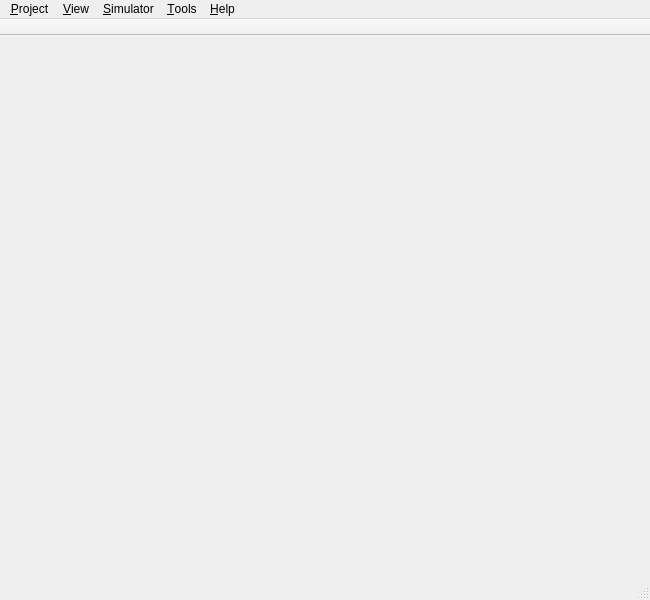
<?xml version="1.0" encoding="UTF-8"?>
<ui version="4.0">
 <class>FormMain</class>
 <widget class="QMainWindow" name="FormMain">
  <property name="geometry">
   <rect>
    <x>0</x>
    <y>0</y>
    <width>650</width>
    <height>600</height>
   </rect>
  </property>
  <property name="windowTitle">
   <string>MainWindow</string>
  </property>
  <property name="unifiedTitleAndToolBarOnMac">
   <bool>true</bool>
  </property>
  <widget class="QWidget" name="centralWidget">
   <layout class="QHBoxLayout" name="horizontalLayout"/>
  </widget>
  <widget class="QMenuBar" name="m_menuBar">
   <property name="geometry">
    <rect>
     <x>0</x>
     <y>0</y>
     <width>650</width>
     <height>26</height>
    </rect>
   </property>
   <widget class="QMenu" name="m_menuHelp">
    <property name="title">
     <string>&amp;Help</string>
    </property>
    <addaction name="m_actionCheckForUpdates"/>
    <addaction name="m_actionHelp"/>
    <addaction name="m_actionAboutToolkit"/>
   </widget>
   <widget class="QMenu" name="m_menuProject">
    <property name="title">
     <string>&amp;Project</string>
    </property>
    <addaction name="m_actionNewProject"/>
    <addaction name="m_actionSaveProject"/>
    <addaction name="m_actionSaveProjectAs"/>
    <addaction name="m_actionLoadProject"/>
    <addaction name="separator"/>
    <addaction name="m_actionGenerateMobileApplication"/>
    <addaction name="m_actionUploadApplicationToStore"/>
    <addaction name="separator"/>
    <addaction name="m_actionQuit"/>
   </widget>
   <widget class="QMenu" name="m_menuTools">
    <property name="title">
     <string>&amp;Tools</string>
    </property>
    <addaction name="m_actionSettings"/>
    <addaction name="separator"/>
    <addaction name="m_actionOpenOutputDirectory"/>
   </widget>
   <widget class="QMenu" name="m_menuView">
    <property name="title">
     <string>&amp;View</string>
    </property>
    <widget class="QMenu" name="m_menuSimulatorWindow">
     <property name="title">
      <string>&amp;Simulator window</string>
     </property>
     <addaction name="m_actionViewSimulatorWindow"/>
     <addaction name="m_actionStickSimulatorWindow"/>
    </widget>
    <addaction name="m_menuSimulatorWindow"/>
   </widget>
   <widget class="QMenu" name="menu_Simulator">
    <property name="title">
     <string>&amp;Simulator</string>
    </property>
    <addaction name="m_actionSimulatorRun"/>
    <addaction name="m_actionSimulatorStop"/>
    <addaction name="m_actionSimulatorGoBack"/>
   </widget>
   <addaction name="m_menuProject"/>
   <addaction name="m_menuView"/>
   <addaction name="menu_Simulator"/>
   <addaction name="m_menuTools"/>
   <addaction name="m_menuHelp"/>
  </widget>
  <widget class="QToolBar" name="m_toolBar">
   <property name="movable">
    <bool>false</bool>
   </property>
   <property name="allowedAreas">
    <set>Qt::TopToolBarArea</set>
   </property>
   <property name="floatable">
    <bool>false</bool>
   </property>
   <attribute name="toolBarArea">
    <enum>TopToolBarArea</enum>
   </attribute>
   <attribute name="toolBarBreak">
    <bool>false</bool>
   </attribute>
  </widget>
  <widget class="QStatusBar" name="m_statusBar"/>
  <action name="m_actionCheckForUpdates">
   <property name="text">
    <string>Check for updates</string>
   </property>
   <property name="shortcutContext">
    <enum>Qt::ApplicationShortcut</enum>
   </property>
  </action>
  <action name="m_actionAboutToolkit">
   <property name="text">
    <string>&amp;About BuildmLearn Toolkit</string>
   </property>
   <property name="shortcutContext">
    <enum>Qt::ApplicationShortcut</enum>
   </property>
  </action>
  <action name="m_actionQuit">
   <property name="text">
    <string>&amp;Quit</string>
   </property>
   <property name="shortcut">
    <string notr="true"/>
   </property>
   <property name="shortcutContext">
    <enum>Qt::ApplicationShortcut</enum>
   </property>
  </action>
  <action name="m_actionGenerateMobileApplication">
   <property name="enabled">
    <bool>false</bool>
   </property>
   <property name="text">
    <string>&amp;Generate mobile application...</string>
   </property>
   <property name="toolTip">
    <string>Generate mobile application...</string>
   </property>
   <property name="shortcutContext">
    <enum>Qt::ApplicationShortcut</enum>
   </property>
  </action>
  <action name="m_actionNewProject">
   <property name="text">
    <string>&amp;Create new project...</string>
   </property>
   <property name="toolTip">
    <string>Create new project...</string>
   </property>
   <property name="shortcutContext">
    <enum>Qt::ApplicationShortcut</enum>
   </property>
  </action>
  <action name="m_actionSaveProject">
   <property name="enabled">
    <bool>false</bool>
   </property>
   <property name="text">
    <string>&amp;Save project</string>
   </property>
   <property name="shortcut">
    <string notr="true"/>
   </property>
   <property name="shortcutContext">
    <enum>Qt::ApplicationShortcut</enum>
   </property>
  </action>
  <action name="m_actionSaveProjectAs">
   <property name="enabled">
    <bool>false</bool>
   </property>
   <property name="text">
    <string>Save project &amp;as...</string>
   </property>
   <property name="toolTip">
    <string>Save project as...</string>
   </property>
   <property name="shortcutContext">
    <enum>Qt::ApplicationShortcut</enum>
   </property>
  </action>
  <action name="m_actionLoadProject">
   <property name="text">
    <string>&amp;Load project...</string>
   </property>
   <property name="shortcut">
    <string notr="true"/>
   </property>
   <property name="shortcutContext">
    <enum>Qt::ApplicationShortcut</enum>
   </property>
  </action>
  <action name="m_actionSettings">
   <property name="text">
    <string>&amp;Settings</string>
   </property>
   <property name="shortcut">
    <string notr="true"/>
   </property>
   <property name="shortcutContext">
    <enum>Qt::ApplicationShortcut</enum>
   </property>
  </action>
  <action name="m_actionHelp">
   <property name="text">
    <string>&amp;Help</string>
   </property>
   <property name="shortcut">
    <string notr="true"/>
   </property>
   <property name="shortcutContext">
    <enum>Qt::ApplicationShortcut</enum>
   </property>
  </action>
  <action name="m_actionViewSimulatorWindow">
   <property name="checkable">
    <bool>true</bool>
   </property>
   <property name="text">
    <string>Show simulator &amp;window</string>
   </property>
  </action>
  <action name="m_actionStickSimulatorWindow">
   <property name="checkable">
    <bool>true</bool>
   </property>
   <property name="text">
    <string>&amp;Stick simulator window to main window</string>
   </property>
  </action>
  <action name="m_actionSimulatorRun">
   <property name="enabled">
    <bool>false</bool>
   </property>
   <property name="text">
    <string>Run new &amp;simulation</string>
   </property>
  </action>
  <action name="m_actionSimulatorGoBack">
   <property name="enabled">
    <bool>false</bool>
   </property>
   <property name="text">
    <string>Go &amp;back</string>
   </property>
  </action>
  <action name="m_actionSimulatorStop">
   <property name="enabled">
    <bool>false</bool>
   </property>
   <property name="text">
    <string>Stop &amp;running simulation</string>
   </property>
  </action>
  <action name="m_actionOpenOutputDirectory">
   <property name="text">
    <string>Open mobile applications &amp;output directory</string>
   </property>
  </action>
  <action name="m_actionUploadApplicationToStore">
   <property name="enabled">
    <bool>false</bool>
   </property>
   <property name="text">
    <string>&amp;Submit application to BuildmLearn Store...</string>
   </property>
   <property name="toolTip">
    <string>Submit application to BuildmLearn Store...</string>
   </property>
  </action>
 </widget>
 <layoutdefault spacing="6" margin="11"/>
 <resources/>
 <connections/>
</ui>
